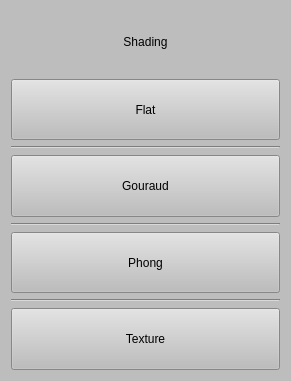
<?xml version="1.0" encoding="UTF-8"?>
<ui version="4.0">
 <class>ShadingForm</class>
 <widget class="QWidget" name="ShadingForm">
  <property name="geometry">
   <rect>
    <x>0</x>
    <y>0</y>
    <width>291</width>
    <height>381</height>
   </rect>
  </property>
  <property name="windowTitle">
   <string>Form</string>
  </property>
  <property name="styleSheet">
   <string notr="true">background-color: rgb(189, 189, 189);</string>
  </property>
  <layout class="QGridLayout" name="gridLayout">
   <item row="0" column="0">
    <layout class="QVBoxLayout" name="verticalLayout" stretch="0,0,0,0,0,0,0,0">
     <item>
      <widget class="QLabel" name="label">
       <property name="text">
        <string>Shading</string>
       </property>
       <property name="alignment">
        <set>Qt::AlignCenter</set>
       </property>
      </widget>
     </item>
     <item>
      <widget class="QToolButton" name="FlattoolButton">
       <property name="sizePolicy">
        <sizepolicy hsizetype="Minimum" vsizetype="Minimum">
         <horstretch>0</horstretch>
         <verstretch>0</verstretch>
        </sizepolicy>
       </property>
       <property name="text">
        <string>Flat</string>
       </property>
      </widget>
     </item>
     <item>
      <widget class="Line" name="line">
       <property name="orientation">
        <enum>Qt::Horizontal</enum>
       </property>
      </widget>
     </item>
     <item>
      <widget class="QToolButton" name="GouraudtoolButton">
       <property name="sizePolicy">
        <sizepolicy hsizetype="Minimum" vsizetype="Minimum">
         <horstretch>0</horstretch>
         <verstretch>0</verstretch>
        </sizepolicy>
       </property>
       <property name="text">
        <string>Gouraud</string>
       </property>
      </widget>
     </item>
     <item>
      <widget class="Line" name="line_2">
       <property name="orientation">
        <enum>Qt::Horizontal</enum>
       </property>
      </widget>
     </item>
     <item>
      <widget class="QToolButton" name="PhongtoolButton">
       <property name="sizePolicy">
        <sizepolicy hsizetype="Minimum" vsizetype="Minimum">
         <horstretch>0</horstretch>
         <verstretch>0</verstretch>
        </sizepolicy>
       </property>
       <property name="text">
        <string>Phong</string>
       </property>
      </widget>
     </item>
     <item>
      <widget class="Line" name="line_3">
       <property name="orientation">
        <enum>Qt::Horizontal</enum>
       </property>
      </widget>
     </item>
     <item>
      <widget class="QToolButton" name="TexturetoolButton">
       <property name="sizePolicy">
        <sizepolicy hsizetype="Minimum" vsizetype="Minimum">
         <horstretch>0</horstretch>
         <verstretch>0</verstretch>
        </sizepolicy>
       </property>
       <property name="text">
        <string>Texture</string>
       </property>
       <property name="icon">
        <iconset>
         <normaloff>../../Users/KOSA/Desktop/image/Texture.png</normaloff>../../Users/KOSA/Desktop/image/Texture.png</iconset>
       </property>
       <property name="iconSize">
        <size>
         <width>30</width>
         <height>30</height>
        </size>
       </property>
       <property name="toolButtonStyle">
        <enum>Qt::ToolButtonTextUnderIcon</enum>
       </property>
      </widget>
     </item>
    </layout>
   </item>
  </layout>
 </widget>
 <resources/>
 <connections/>
</ui>
